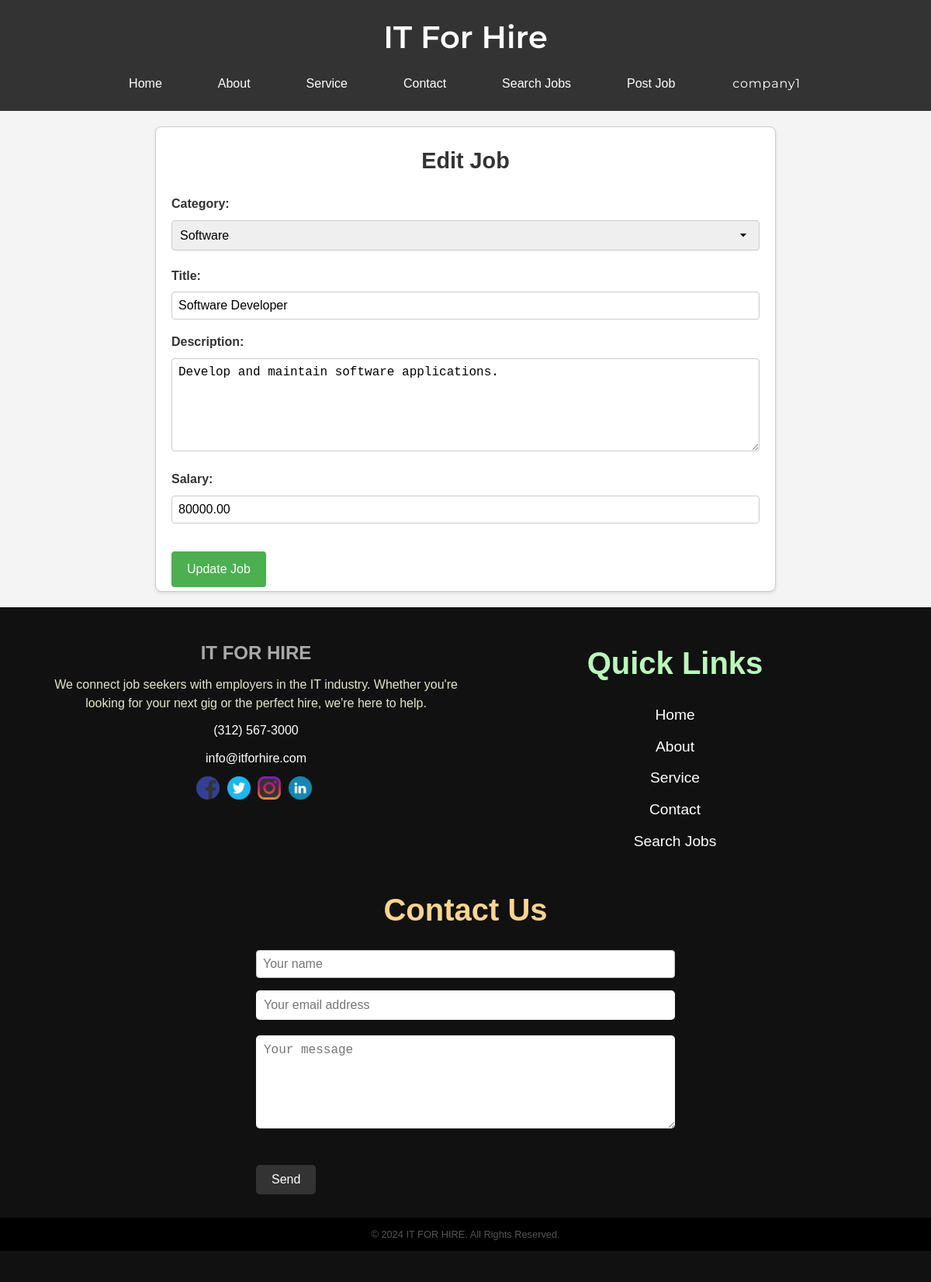
The page /edit_job.php?job_id=1 (signed in) on the database its author committed.
### tables this page shows
CREATE TABLE jobs (
    job_id INT AUTO_INCREMENT PRIMARY KEY,
    company_id INT NOT NULL,
    category_id INT NOT NULL,
    title VARCHAR(255) NOT NULL,
    description TEXT,
    salary DECIMAL(10, 2),
    FOREIGN KEY (company_id) REFERENCES companies(company_id),
    FOREIGN KEY (category_id) REFERENCES categories(category_id)
);

### edit_job.php (the view, shortened to what this page needs)
<?php
include('db.php');
if (isset($_GET['job_id'])) {
    $job_id = $_GET['job_id'];
    $query = $conn->prepare("SELECT * FROM jobs WHERE job_id = ?");
    $query->bind_param("i", $job_id);
    $query->execute();
    $result = $query->get_result();
    if ($result->num_rows == 1) {
        $row = $result->fetch_assoc();
    } else {
        header("Location: posted_job.php");
        exit();
    }
} else {
    header("Location: posted_job.php");
    exit();
}
?>
<!DOCTYPE html>
<html lang="en">
<head>
</head>
<body>
    <?php include('header.php'); ?>
    <div class="container">
        <h2>Edit Job</h2>
        <form action="<?php echo htmlspecialchars($_SERVER["PHP_SELF"]) . '?job_id=' . $job_id; ?>" method="post">
            <label for="category_id">Category:</label>
            <select id="category_id" name="category_id">
                <?php
                include('db.php');
                $result = $conn->query("SELECT * FROM categories");
                while ($cat_row = $result->fetch_assoc()) {
                    $selected = ($cat_row['category_id'] == $row['category_id']) ? 'selected' : '';
                    echo "<option value=\"" . $cat_row['category_id'] . "\" $selected>" . $cat_row['name'] . "</option>";
                }
                ?>
            </select><br>
            <label for="title">Title:</label>
            <input type="text" id="title" name="title" value="<?php echo $row['title']; ?>"><br>
            <label for="description">Description:</label>
            <textarea id="description" name="description"><?php echo $row['description']; ?></textarea><br>
            <label for="salary">Salary:</label>
            <input type="text" id="salary" name="salary" value="<?php echo $row['salary']; ?>"><br>
            <input type="submit" value="Update Job">
        </form>
    </div>
    <?php include('footer.php'); ?>
</body>
</html>

### css/style.css (style rules this page uses)
:root { --header-bg-color: #333; }
body { font-family: Arial, sans-serif; background-color: #c9d0d4; margin: 0 auto; max-width: 1980px; }
h2 { font-size: 1.8rem; margin-bottom: 20px; color: #333; }
.container { position: relative; width: 100%; height: 400px; margin: 0 auto; padding: 20px; box-sizing: border-box; }
* { margin: 0; padding: 0; box-sizing: border-box; }
body { font-family: 'Montserrat', sans-serif; background-color: #f5f5f5; color: #333; line-height: 1.6; padding: 20px; }

### css/footer.css (style rules this page uses)
.contact-form input[type="email"], .contact-form textarea, form input[type="text"], form input[type="email"], form textarea { width: 100%; padding: 10px; margin-bottom: 20px; border: none; border-radius: 5px; font-size: 1rem; }
.contact-form textarea, form textarea { height: 120px; }
body { font-family: Arial, sans-serif; line-height: 1.6; margin: 0; padding: 0; background-color: #f4f4f4; }
form label { display: block; margin-bottom: 0.5rem; }

### edit_job.php (style rules this page uses)
.container { max-width: 800px; margin: 0 auto; padding: 20px; border: 1px solid #ccc; border-radius: 8px; background-color: #fff; box-shadow: 0 2px 4px rgba(0, 0, 0, 0.1); min-height: 600px; }
h2 { text-align: center; font-size: 2rem; margin-bottom: 30px; }
label { display: block; margin-bottom: 8px; font-weight: bold; }
select, input[type="text"], textarea { width: 100%; padding: 10px; margin-bottom: 20px; border: 1px solid #ccc; border-radius: 4px; font-size: 1rem; }
select { appearance: none; -webkit-appearance: none; -moz-appearance: none; background-repeat: no-repeat; background-position: right 10px center; background-size: 20px; padding-right: 40px; }
textarea { resize: vertical; min-height: 100px; }
input[type="submit"] { background-color: #4CAF50; color: white; padding: 14px 20px; margin-top: 20px; border: none; border-radius: 4px; cursor: pointer; font-size: 1rem; transition: background-color 0.3s; }

### footer.php (style rules this page uses)
form input[type="text"], form input[type="email"], form textarea { width: 100%; padding: 0.5rem; margin-bottom: 1rem; border: 1px solid #ccc; border-radius: 4px; box-sizing: border-box; }

### rows shown on the page
jobs: title "Software Developer", description "Develop and maintain software applications.", salary "80000.00"

### other values the page prints
$_SESSION['company_name'] "company1"
form field category_id "Software"
